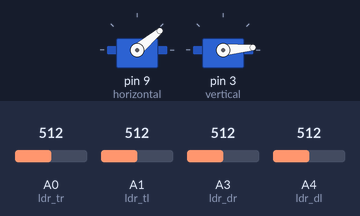
This sketch was run on a simulated Arduino Uno, built with avr-gcc and run on an emulated ATmega328P. Shown: 2 × servo. The test bench sets the inputs (shaded band); at power-on: A0 (ldr_tr) = 512, A1 (ldr_tl) = 512, A4 (ldr_dl) = 512, A3 (ldr_dr) = 512.

Above: at 4.2 s.
4.3 s: A0 (ldr_tr) set to 600
5.8 s: A0 (ldr_tr) set to 621
At 6.58 s:
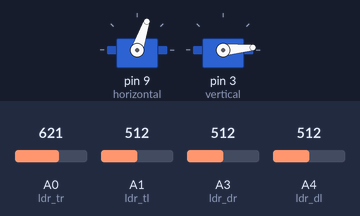
At 8.5 s:
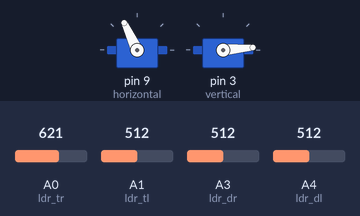
8.8 s: A1 (ldr_tl) set to 315
10.3 s: A1 (ldr_tl) set to 292
At 11.6 s:
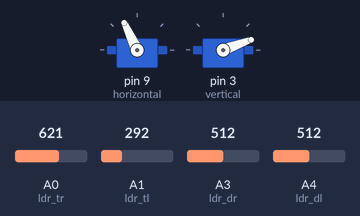
12.2 s: A4 (ldr_dl) set to 926
13.7 s: A4 (ldr_dl) set to 957
At 16.0 s:
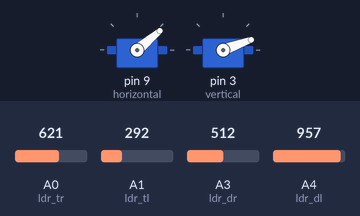
Timing chart, 0 to 17.5 s (numbered marks = the images above; inputs shaded):
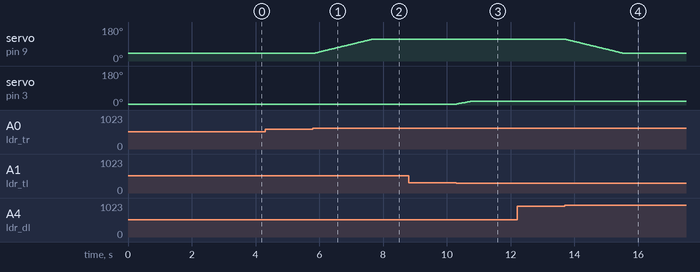

Measured:
- the behaviour switches between 613 and 614 on A0 (ldr_tr) (found by bisection; images 0 and 1)
- the behaviour switches between 303 and 302 on A1 (ldr_tl) (found by bisection; images 2 and 3)
- the behaviour switches between 941 and 942 on A4 (ldr_dl) (found by bisection; images 3 and 4)
- after the input at 4.3 s, every drawn part: stays the same
- after the input at 5.8 s, servo on pin 9 (horizontal): moves from 40° to 115° over 1.8 s, starting at once
- after the input at 8.8 s, every drawn part: stays the same
- after the input at 10.3 s, servo on pin 3 (vertical): moves from 5° to 20° over 0.46 s, starting at once
- after the input at 12.2 s, every drawn part: stays the same
- after the input at 13.7 s, servo on pin 9 (horizontal): moves from 115° to 40° over 1.8 s, starting at once

The sketch:

Seguidor.ino
```cpp
#include <Servo.h> // libreria para los servo motores

// 115 horizontal MAXIMO
Servo horizontal; // declaramos el valor para el servo horizontal
int servoh = 40;

int servohLimitHigh = 115; // limite en posicion superior
int servohLimitLow = 40; // limite para posicion inferior

Servo vertical; // vertical servo
int servov = 5;
int servovLimitHigh = 20;
int servovLimitLow = 5;

int ldr_tr = 0; // conexion a las resistencias LDR
int ldr_tl = 1;
int ldr_dr = 3;
int ldr_dl = 4;

void setup() {
  horizontal.attach(9); // servo horizontal pin digital 9
  vertical.attach(3); // servo vertical pin digital 3
  horizontal.write(servohLimitLow);// establecer posicion inicial para servo horizontal
  vertical.write(servovLimitLow); // establecer posicion inicial para servo vertical
  delay(3000);
}
//funcion para mover servos
void smoothMove(Servo &servo, int &currentPos, int targetPos, int delayTime) {
  if (currentPos < targetPos) {
    for (int pos = currentPos; pos <= targetPos; pos++) {
      servo.write(pos);
      delay(delayTime);
    }
  } else {
    for (int pos = currentPos; pos >= targetPos; pos--) {
      servo.write(pos);
      delay(delayTime);
    }
  }
  currentPos = targetPos;
}

void loop() {
  int tl = analogRead(ldr_tl); // top left (superior izquierdo)
  int tr = analogRead(ldr_tr); // top right (superior derecho)
  int dl = analogRead(ldr_dl); // down left (inferior izquierdo)
  int dr = analogRead(ldr_dr); // down right (inferior derecho)

  int dtime = 10;// tiempo de espera entre cada lectura
  int tol = 50; // tolerancia

  int vmt = (tl + tr) / 2; // valor arriba maximo
  int vmd= (dl + dr) / 2; // valor abajo maximo
  int vml= (tl + dl) / 2; // valor izquierdo maximo
  int vmr= (tr + dr) / 2; // valor derecho maximo

  int dvert = vmd - vmt; // diferencia entre abajo y arriba
  int dhoriz = vml - vmr; // diferencia entre izquierdo y derecho

  // Movimiento suave del servo vertical
  if (abs(dvert) > tol) { // revisar la diferencia para cambiar al angulo vertical
    int targetv = servov;
    if (vmd > vmt) {
      targetv++;
      if (targetv > servovLimitHigh) {
        targetv = servovLimitHigh;
      }
    } else if (vmd < vmt) {
      targetv--;
      if (targetv < servovLimitLow) {
        targetv = servovLimitLow;
      }
    }
    smoothMove(vertical, servov, targetv, 10); // ajustar para cambiar la suavidad del movimiento
  }

  // Movimiento suave del servo horizontal
  if (abs(dhoriz) > tol) { // revisar la diferencia para cambiar al angulo horizontal
    int targeth = servoh;
    if (vml > vmr) {
      targeth--;
      if (targeth < servohLimitLow) {
        targeth = servohLimitLow;
      }
    } else if (vml < vmr) {
      targeth++;
      if (targeth > servohLimitHigh) {
        targeth = servohLimitHigh;
      }
    }
    smoothMove(horizontal, servoh, targeth, 2); // ajustar para cambiar la suavidad del movimiento
  }

  delay(dtime);
}
```
